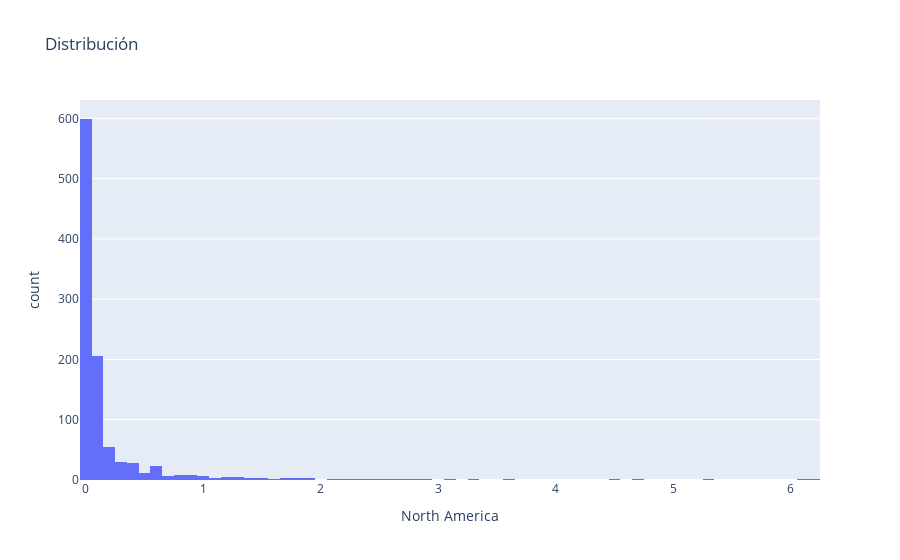

This figure's notebook cell:
### Markdown cell above
* North America

Esta variable de entrada nos va a mostrar la cantidad de ventas de los videojuegos en esta region y cual de estos se vendio mas y cual menos.

### Code cell
px.histogram(dataset, x='North America', title = 'Distribución')

### Figure 1 — Plotly figure (JSON) as saved in the notebook; plotly's stock layout.template omitted (floating-point values rounded to 4 significant figures; data arrays with more than 128 entries replaced by an {"elided": "..."} marker saying what was removed)
{"data": [{"alignmentgroup": "True", "bingroup": "x", "hovertemplate": "North America=%{x}<br>count=%{y}<extra></extra>", "legendgroup": "", "marker": {"color": "#636efa", "pattern": {"shape": ""}}, "name": "", "offsetgroup": "", "orientation": "v", "showlegend": false, "type": "histogram", "x": {"elided": "1034 float values"}, "xaxis": "x", "yaxis": "y"}], "layout": {"barmode": "relative", "legend": {"tracegroupgap": 0}, "title": {"text": "Distribución"}, "xaxis": {"anchor": "y", "domain": [0, 1], "title": {"text": "North America"}}, "yaxis": {"anchor": "x", "domain": [0, 1], "title": {"text": "count"}}}}
